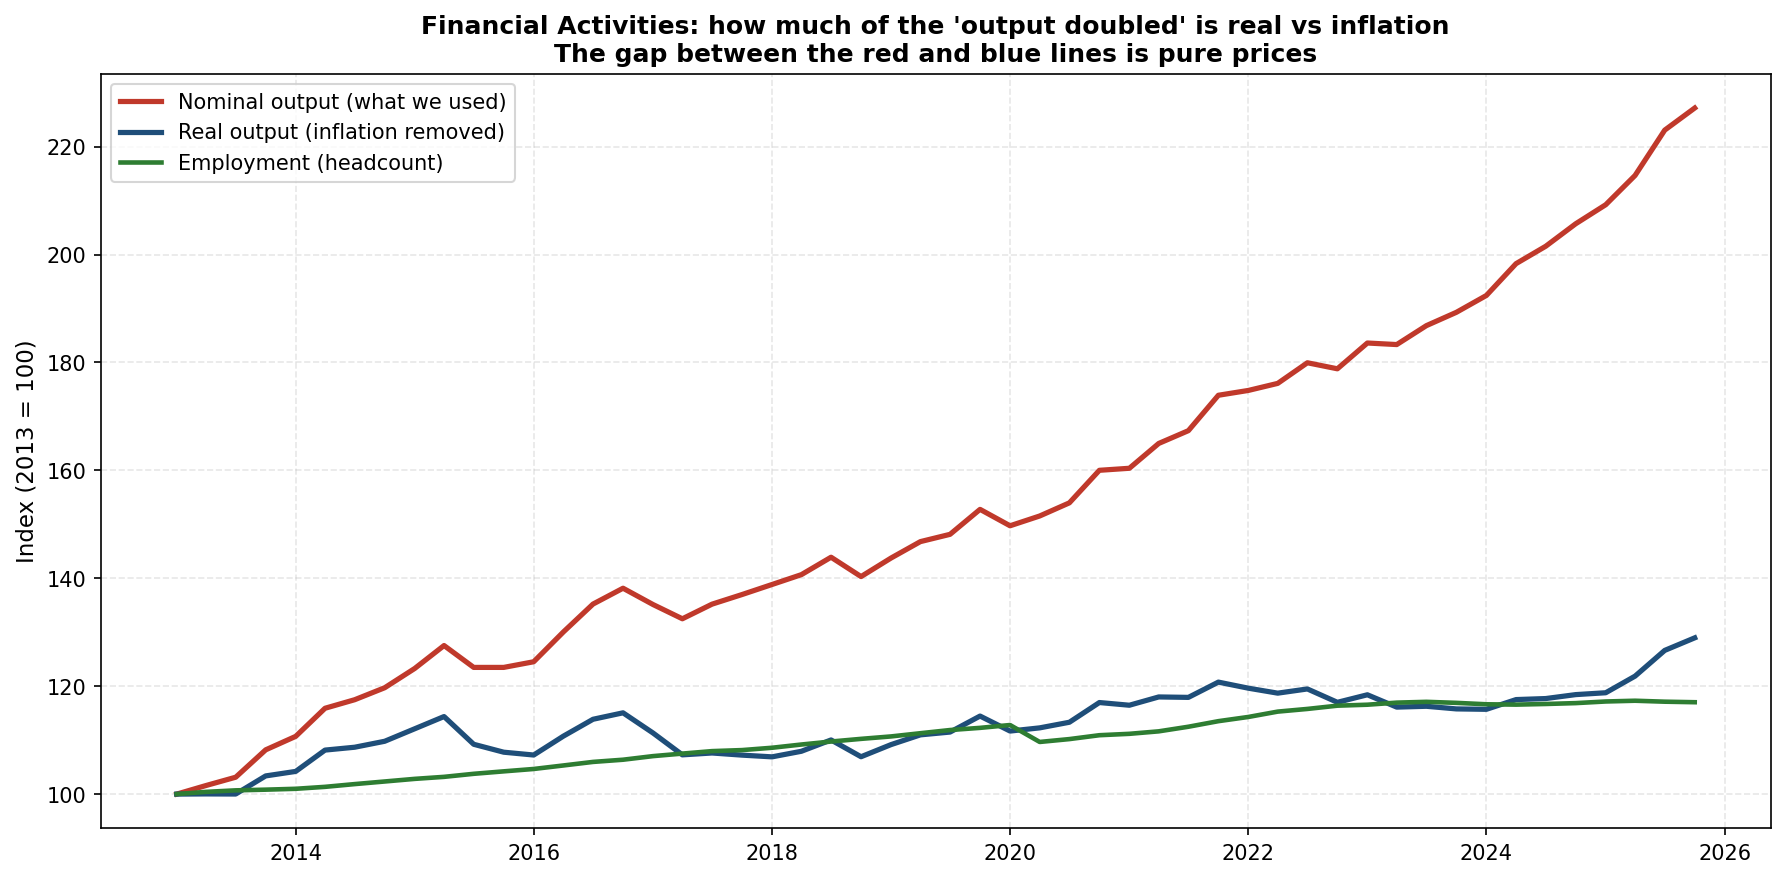

Recreate this plot in Python.
"""
finance_real_vs_nominal.py
How much of the Finance "output doubled / productivity up 79%" story is real,
and how much is just inflation?

Context: the finance sub-analysis used financial_activities_value_added_VAFI.csv
as "output." That series is NOMINAL (current-dollar) value added for Finance &
Insurance. Using nominal output means every finding on the output side (output
growth, productivity, the employment elasticity) is inflated by prices. This
script re-does the output side in REAL terms and reports how much of each
headline survives deflation.

Inputs (drop into ../FRED-Data/):
  financial_activities_value_added_VAFI.csv                 nominal VA (quarterly, have it)
  finance_value_added_real_A795RX1A027NBEA.csv              real VA, chained $ (annual)
  finance_value_added_deflator_A795RG3A027NBEA.csv          VA price deflator (annual)
  financial_activities_employment_USFIRE.csv                headcount (have it)

The real and deflator series are ANNUAL. For the level/productivity comparison
we work annually. For the quarterly employment-elasticity recompute we deflate
the quarterly nominal series with the annual deflator interpolated to quarters.

Outputs finance_real_vs_nominal.png and a console summary.
"""

import os
import numpy as np
import pandas as pd
import matplotlib
matplotlib.use("Agg")
import matplotlib.pyplot as plt

HERE     = os.path.dirname(os.path.abspath(__file__))
DATA_DIR = os.path.join(HERE, "..", "FRED-Data") + os.sep
CUT      = pd.Timestamp("2022-10-01")

REAL_FILE = "finance_value_added_real_A795RX1A027NBEA.csv"
DEFL_FILE = "finance_value_added_deflator_A795RG3A027NBEA.csv"


def load(filename, label):
    df = pd.read_csv(os.path.join(DATA_DIR, filename))
    df.columns = [c.strip() for c in df.columns]
    df[df.columns[0]] = pd.to_datetime(df[df.columns[0]])
    df = df.set_index(df.columns[0])
    df[df.columns[0]] = pd.to_numeric(df[df.columns[0]], errors="coerce")
    return df.iloc[:, 0].rename(label).dropna()


nominal = load("financial_activities_value_added_VAFI.csv", "nominal")          # quarterly
emp_q   = load("financial_activities_employment_USFIRE.csv", "emp").resample("QS").mean()

have_real = os.path.exists(os.path.join(DATA_DIR, REAL_FILE))
have_defl = os.path.exists(os.path.join(DATA_DIR, DEFL_FILE))
if not (have_real or have_defl):
    print("MISSING the real series and/or deflator. Download into ../FRED-Data/:")
    print(f"  {REAL_FILE}   from  https://fred.stlouisfed.org/graph/fredgraph.csv?id=A795RX1A027NBEA")
    print(f"  {DEFL_FILE}   from  https://fred.stlouisfed.org/graph/fredgraph.csv?id=A795RG3A027NBEA")
    raise SystemExit(0)

# Build a quarterly REAL output series two ways, use whichever is available.
if have_defl:
    defl = load(DEFL_FILE, "defl")                       # annual price index
    # interpolate annual deflator to quarterly, base to 2017=100 if it is not already
    defl_q = defl.resample("QS").interpolate("linear").reindex(nominal.index).interpolate("linear")
    real_q = (nominal / defl_q * 100.0).rename("real")   # deflate nominal -> real, quarterly
    real_src = "deflated nominal with the VA price index"
else:
    real_a = load(REAL_FILE, "real")                     # annual real level
    real_q = real_a.resample("QS").interpolate("linear").reindex(nominal.index).interpolate("linear").rename("real")
    real_src = "annual real series interpolated to quarters"

def idx(s, base="2013-01-01"):
    b = s[s.index >= base].iloc[0]
    return s / b * 100

def cagr(s, a, b):
    s2 = s[(s.index >= a) & (s.index <= b)]
    yrs = (s2.index[-1] - s2.index[0]).days / 365.25
    return ((s2.iloc[-1] / s2.iloc[0]) ** (1 / yrs) - 1) * 100

print("=" * 68)
print("FINANCE OUTPUT: NOMINAL vs REAL  (real =", real_src + ")")
print("=" * 68)
ni, ri = idx(nominal), idx(real_q)
print(f"  output index 2013=100 -> latest:   nominal {ni.iloc[-1]:.0f}   real {ri.iloc[-1]:.0f}")
print(f"  output CAGR 2013-latest:           nominal {cagr(nominal,'2013-01-01',str(nominal.index[-1].date())):.1f}%/yr"
      f"   real {cagr(real_q,'2013-01-01',str(real_q.index[-1].date())):.1f}%/yr")

# productivity = output per worker, nominal vs real
df = pd.DataFrame({"nominal": nominal, "real": real_q, "emp": emp_q}).dropna()
prod_nom = cagr(df["nominal"]/df["emp"], "2013-01-01", str(df.index[-1].date()))
prod_real = cagr(df["real"]/df["emp"], "2013-01-01", str(df.index[-1].date()))
print(f"  productivity (output/worker) CAGR: nominal {prod_nom:.1f}%/yr   real {prod_real:.1f}%/yr")

# employment elasticity, nominal vs real output
def elasticity(out):
    d = pd.DataFrame({"o": out, "e": emp_q}).dropna()
    d["dy"] = d["o"].pct_change(4) * 100
    d["de"] = d["e"].pct_change(4) * 100
    d = d.dropna()
    pre, post = d[d.index < CUT], d[d.index >= CUT]
    return (np.polyfit(pre["dy"], pre["de"], 1)[0],
            np.polyfit(post["dy"], post["de"], 1)[0])
gnp, gnq = elasticity(df["nominal"]); grp, grq = elasticity(df["real"])
print(f"  employment elasticity pre/post:    nominal {gnp:+.2f}/{gnq:+.2f}   real {grp:+.2f}/{grq:+.2f}")

# ---- chart ----
fig, ax = plt.subplots(figsize=(12, 6))
s = df[df.index >= "2013-01-01"]
ax.plot(s.index, idx(s["nominal"]), color="#c0392b", lw=2.5, label="Nominal output (what we used)")
ax.plot(s.index, idx(s["real"]),    color="#1f4e79", lw=2.5, label="Real output (inflation removed)")
ax.plot(s.index, idx(s["emp"]),     color="#2e7d32", lw=2.2, label="Employment (headcount)")
ax.set_ylabel("Index (2013 = 100)", fontsize=11)
ax.set_title("Financial Activities: how much of the 'output doubled' is real vs inflation\n"
             "The gap between the red and blue lines is pure prices",
             fontsize=12, fontweight="bold")
ax.legend(fontsize=10); ax.grid(True, ls="--", alpha=0.3)
plt.tight_layout()
plt.savefig(os.path.join(HERE, "finance_real_vs_nominal.png"), dpi=150, bbox_inches="tight")
print("\nChart saved: finance_real_vs_nominal.png")
